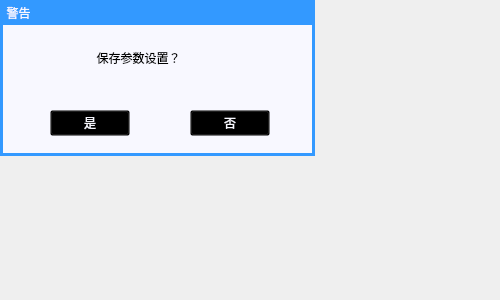
<?xml version="1.0" encoding="UTF-8"?>
<ui version="4.0">
 <class>myMessageBox</class>
 <widget class="QDialog" name="myMessageBox">
  <property name="geometry">
   <rect>
    <x>0</x>
    <y>0</y>
    <width>500</width>
    <height>300</height>
   </rect>
  </property>
  <property name="windowTitle">
   <string>Dialog</string>
  </property>
  <property name="styleSheet">
   <string notr="true"/>
  </property>
  <widget class="QWidget" name="widget_2" native="true">
   <property name="geometry">
    <rect>
     <x>0</x>
     <y>0</y>
     <width>500</width>
     <height>300</height>
    </rect>
   </property>
   <property name="styleSheet">
    <string notr="true"/>
   </property>
  </widget>
  <widget class="QWidget" name="widget" native="true">
   <property name="geometry">
    <rect>
     <x>0</x>
     <y>0</y>
     <width>315</width>
     <height>156</height>
    </rect>
   </property>
   <widget class="QGroupBox" name="groupBox">
    <property name="geometry">
     <rect>
      <x>0</x>
      <y>0</y>
      <width>315</width>
      <height>156</height>
     </rect>
    </property>
    <property name="styleSheet">
     <string notr="true">QGroupBox {
	background-color: rgb(248, 248, 255);
	color: rgb(248, 248, 255);
    font: 14pt &quot;黑体&quot;;
    margin-top: 0ex;
    border-width:3px;  
    border-style:solid;
    border-color: rgb(51, 153, 255);  
}</string>
    </property>
    <property name="title">
     <string/>
    </property>
    <widget class="QPushButton" name="but_yes">
     <property name="geometry">
      <rect>
       <x>50</x>
       <y>110</y>
       <width>80</width>
       <height>26</height>
      </rect>
     </property>
     <property name="focusPolicy">
      <enum>Qt::NoFocus</enum>
     </property>
     <property name="styleSheet">
      <string notr="true">border-image: url(:/prefix2/LCD_CS351/35_all/67.bmp);
background:transparent;
font: 12pt &quot;黑体&quot;;
color: rgb(248, 248, 255);</string>
     </property>
     <property name="text">
      <string>是</string>
     </property>
    </widget>
    <widget class="QPushButton" name="but_no">
     <property name="geometry">
      <rect>
       <x>190</x>
       <y>110</y>
       <width>80</width>
       <height>26</height>
      </rect>
     </property>
     <property name="focusPolicy">
      <enum>Qt::NoFocus</enum>
     </property>
     <property name="styleSheet">
      <string notr="true">border-image: url(:/prefix2/LCD_CS351/35_all/bk-color_9.bmp);
background:transparent;
font: 12pt &quot;黑体&quot;;
color: rgb(248, 248, 255);</string>
     </property>
     <property name="text">
      <string>否</string>
     </property>
    </widget>
    <widget class="QLabel" name="label_2">
     <property name="geometry">
      <rect>
       <x>21</x>
       <y>25</y>
       <width>65</width>
       <height>54</height>
      </rect>
     </property>
     <property name="styleSheet">
      <string notr="true">border-image: url(:/prefix2/LCD_CS351/logo/warn.png);</string>
     </property>
     <property name="text">
      <string/>
     </property>
    </widget>
    <widget class="QLabel" name="label_msg">
     <property name="geometry">
      <rect>
       <x>90</x>
       <y>47</y>
       <width>221</width>
       <height>21</height>
      </rect>
     </property>
     <property name="styleSheet">
      <string notr="true">font: 14pt &quot;黑体&quot;;</string>
     </property>
     <property name="text">
      <string>  保存参数设置？</string>
     </property>
    </widget>
    <widget class="QLabel" name="label_4">
     <property name="geometry">
      <rect>
       <x>50</x>
       <y>82</y>
       <width>221</width>
       <height>21</height>
      </rect>
     </property>
     <property name="styleSheet">
      <string notr="true">font: 14pt &quot;黑体&quot;;</string>
     </property>
     <property name="text">
      <string/>
     </property>
     <property name="alignment">
      <set>Qt::AlignCenter</set>
     </property>
    </widget>
    <widget class="QPushButton" name="pushButton_3">
     <property name="geometry">
      <rect>
       <x>0</x>
       <y>10</y>
       <width>51</width>
       <height>23</height>
      </rect>
     </property>
     <property name="styleSheet">
      <string notr="true"/>
     </property>
     <property name="text">
      <string/>
     </property>
     <property name="flat">
      <bool>true</bool>
     </property>
    </widget>
   </widget>
   <widget class="QPushButton" name="but_cancel">
    <property name="geometry">
     <rect>
      <x>285</x>
      <y>0</y>
      <width>31</width>
      <height>25</height>
     </rect>
    </property>
    <property name="focusPolicy">
     <enum>Qt::NoFocus</enum>
    </property>
    <property name="styleSheet">
     <string notr="true">border-image: url(:/prefix2/LCD_CS351/35_all/cha.bmp);
background:transparent;</string>
    </property>
    <property name="text">
     <string/>
    </property>
    <property name="autoDefault">
     <bool>false</bool>
    </property>
    <property name="flat">
     <bool>true</bool>
    </property>
   </widget>
   <widget class="QLabel" name="label_title">
    <property name="geometry">
     <rect>
      <x>0</x>
      <y>0</y>
      <width>315</width>
      <height>25</height>
     </rect>
    </property>
    <property name="styleSheet">
     <string notr="true">background-color: rgb(51, 153, 255); 
font: 12pt &quot;黑体&quot;;
color: rgb(248, 248, 255);</string>
    </property>
    <property name="text">
     <string>  警告</string>
    </property>
   </widget>
   <zorder>groupBox</zorder>
   <zorder>label_title</zorder>
   <zorder>but_cancel</zorder>
  </widget>
 </widget>
 <resources/>
 <connections/>
</ui>
